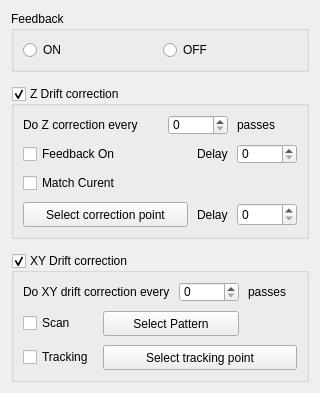
<?xml version="1.0" encoding="UTF-8"?>
<ui version="4.0">
 <class>BetweenPasses</class>
 <widget class="QWidget" name="BetweenPasses">
  <property name="geometry">
   <rect>
    <x>0</x>
    <y>0</y>
    <width>320</width>
    <height>356</height>
   </rect>
  </property>
  <property name="windowTitle">
   <string>Between Passes</string>
  </property>
  <layout class="QGridLayout" name="gridLayout_4">
   <property name="horizontalSpacing">
    <number>9</number>
   </property>
   <property name="verticalSpacing">
    <number>14</number>
   </property>
   <item row="0" column="0">
    <widget class="QGroupBox" name="groupBox">
     <property name="title">
      <string>Feedback</string>
     </property>
     <layout class="QGridLayout" name="gridLayout_2">
      <item row="0" column="0">
       <widget class="QRadioButton" name="radioButton">
        <property name="text">
         <string>ON</string>
        </property>
       </widget>
      </item>
      <item row="0" column="1">
       <widget class="QRadioButton" name="radioButton_2">
        <property name="text">
         <string>OFF</string>
        </property>
       </widget>
      </item>
     </layout>
    </widget>
   </item>
   <item row="1" column="0">
    <widget class="QGroupBox" name="groupBox_2">
     <property name="title">
      <string>Z Drift correction</string>
     </property>
     <property name="checkable">
      <bool>true</bool>
     </property>
     <layout class="QGridLayout" name="gridLayout">
      <property name="spacing">
       <number>9</number>
      </property>
      <item row="1" column="0">
       <widget class="QCheckBox" name="checkBox">
        <property name="text">
         <string>Feedback On</string>
        </property>
       </widget>
      </item>
      <item row="1" column="3">
       <widget class="QSpinBox" name="spinBox_2">
        <property name="sizePolicy">
         <sizepolicy hsizetype="Fixed" vsizetype="Fixed">
          <horstretch>0</horstretch>
          <verstretch>0</verstretch>
         </sizepolicy>
        </property>
        <property name="minimumSize">
         <size>
          <width>60</width>
          <height>20</height>
         </size>
        </property>
       </widget>
      </item>
      <item row="2" column="0">
       <widget class="QCheckBox" name="checkBox_2">
        <property name="text">
         <string>Match Curent</string>
        </property>
       </widget>
      </item>
      <item row="0" column="0">
       <widget class="QLabel" name="label">
        <property name="sizePolicy">
         <sizepolicy hsizetype="Expanding" vsizetype="Preferred">
          <horstretch>0</horstretch>
          <verstretch>0</verstretch>
         </sizepolicy>
        </property>
        <property name="text">
         <string>Do Z correction every</string>
        </property>
       </widget>
      </item>
      <item row="1" column="2">
       <widget class="QLabel" name="label_3">
        <property name="text">
         <string>Delay</string>
        </property>
       </widget>
      </item>
      <item row="0" column="1" colspan="2">
       <widget class="QSpinBox" name="spinBox">
        <property name="sizePolicy">
         <sizepolicy hsizetype="Fixed" vsizetype="Fixed">
          <horstretch>0</horstretch>
          <verstretch>0</verstretch>
         </sizepolicy>
        </property>
        <property name="minimumSize">
         <size>
          <width>60</width>
          <height>20</height>
         </size>
        </property>
        <property name="alignment">
         <set>Qt::AlignLeading|Qt::AlignLeft|Qt::AlignVCenter</set>
        </property>
       </widget>
      </item>
      <item row="3" column="3">
       <widget class="QSpinBox" name="spinBox_3">
        <property name="sizePolicy">
         <sizepolicy hsizetype="Fixed" vsizetype="Fixed">
          <horstretch>0</horstretch>
          <verstretch>0</verstretch>
         </sizepolicy>
        </property>
        <property name="minimumSize">
         <size>
          <width>60</width>
          <height>20</height>
         </size>
        </property>
       </widget>
      </item>
      <item row="3" column="2">
       <widget class="QLabel" name="label_4">
        <property name="text">
         <string>Delay</string>
        </property>
       </widget>
      </item>
      <item row="3" column="0" colspan="2">
       <widget class="QPushButton" name="pushButton">
        <property name="minimumSize">
         <size>
          <width>0</width>
          <height>25</height>
         </size>
        </property>
        <property name="text">
         <string>Select correction point</string>
        </property>
       </widget>
      </item>
      <item row="0" column="3">
       <widget class="QLabel" name="label_2">
        <property name="sizePolicy">
         <sizepolicy hsizetype="Maximum" vsizetype="Preferred">
          <horstretch>0</horstretch>
          <verstretch>0</verstretch>
         </sizepolicy>
        </property>
        <property name="text">
         <string>passes</string>
        </property>
        <property name="margin">
         <number>0</number>
        </property>
        <property name="indent">
         <number>-1</number>
        </property>
       </widget>
      </item>
     </layout>
    </widget>
   </item>
   <item row="2" column="0">
    <widget class="QGroupBox" name="groupBox_3">
     <property name="title">
      <string>XY Drift correction</string>
     </property>
     <property name="checkable">
      <bool>true</bool>
     </property>
     <layout class="QGridLayout" name="gridLayout_3">
      <property name="spacing">
       <number>9</number>
      </property>
      <item row="0" column="0" colspan="2">
       <widget class="QLabel" name="label_5">
        <property name="sizePolicy">
         <sizepolicy hsizetype="Expanding" vsizetype="Preferred">
          <horstretch>0</horstretch>
          <verstretch>0</verstretch>
         </sizepolicy>
        </property>
        <property name="text">
         <string>Do XY drift correction every</string>
        </property>
       </widget>
      </item>
      <item row="0" column="2">
       <widget class="QSpinBox" name="spinBox_4">
        <property name="sizePolicy">
         <sizepolicy hsizetype="Fixed" vsizetype="Fixed">
          <horstretch>0</horstretch>
          <verstretch>0</verstretch>
         </sizepolicy>
        </property>
        <property name="minimumSize">
         <size>
          <width>60</width>
          <height>20</height>
         </size>
        </property>
       </widget>
      </item>
      <item row="0" column="3">
       <widget class="QLabel" name="label_6">
        <property name="text">
         <string>passes</string>
        </property>
       </widget>
      </item>
      <item row="1" column="0">
       <widget class="QCheckBox" name="checkBox_3">
        <property name="text">
         <string>Scan</string>
        </property>
       </widget>
      </item>
      <item row="1" column="1" colspan="2">
       <widget class="QPushButton" name="pushButton_2">
        <property name="minimumSize">
         <size>
          <width>0</width>
          <height>25</height>
         </size>
        </property>
        <property name="text">
         <string>Select Pattern</string>
        </property>
       </widget>
      </item>
      <item row="2" column="0">
       <widget class="QCheckBox" name="checkBox_4">
        <property name="text">
         <string>Tracking</string>
        </property>
       </widget>
      </item>
      <item row="2" column="1" colspan="3">
       <widget class="QPushButton" name="pushButton_3">
        <property name="minimumSize">
         <size>
          <width>0</width>
          <height>25</height>
         </size>
        </property>
        <property name="text">
         <string>Select tracking point</string>
        </property>
       </widget>
      </item>
     </layout>
    </widget>
   </item>
  </layout>
 </widget>
 <resources/>
 <connections/>
</ui>
